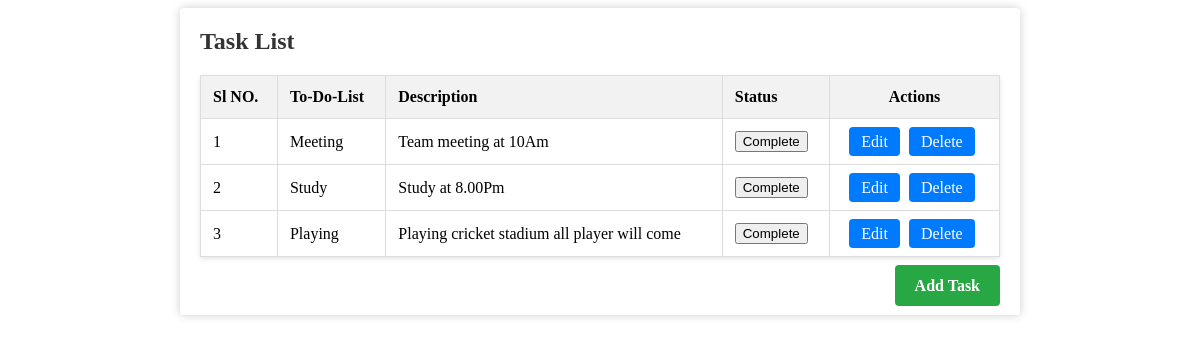
Before: / with the older database file.
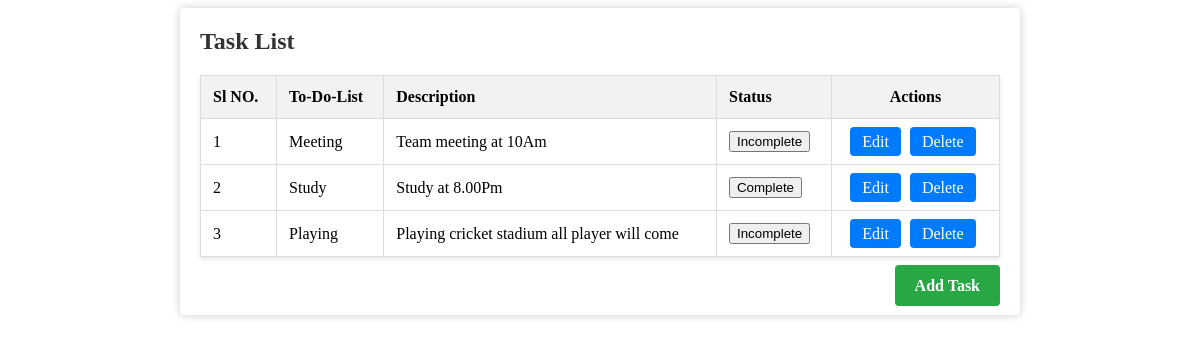
After: the same page with the newer database file.
### core/models.py (models this page shows, shortened)
class Task(models.Model):
    title = models.CharField(max_length=200)
    description = models.TextField()
    completed = models.BooleanField(default=False)

### core/views.py (the view, shortened to what this page needs)
# urls.py: path('', views.task_list, name='task_list'),
def task_list(request):
    tasks = Task.objects.all()
    return render(request, 'task_list.html', {'tasks': tasks})

### core/templates/task_list.html (shortened to what this page needs)
<!DOCTYPE html>
<html lang="en">
<head>
</head>
<body>
    <div class="container">
        <h2>Task List</h2>
        <table>
            <thead>
                <tr>
                    <th>Sl NO.</th>
                    <th>To-Do-List</th>
                    <th>Description</th>
                    <th>Status</th>
                    <th class="task-actions">Actions</th>
                </tr>
            </thead>
            <tbody>
                {% for task in tasks %}
                    <tr>
                        <td>{{ forloop.counter }}</td>
                        <td>{{ task.title }}</td>
                        <td>{{ task.description }}</td>
                        <td>
                            <form method="post" style="display: inline;">
                                {% if task.completed %}
                                    <button type="submit" name="action" value="mark_incomplete" class="btn btn-danger">Incomplete</button>
                                {% else %}
                                    <button type="submit" name="action" value="mark_complete" class="btn btn-success">Complete</button>
                                {% endif %}
                            </form>
                        </td>
                        <td class="task-actions">
                            <a href="{% url 'update_task' task.id %}" class="btn btn-primary">Edit</a>
                            <a href="{% url 'delete_task' task.id %}" class="btn btn-danger">Delete</a>
                        </td>
                    </tr>
                {% endfor %}
            </tbody>
        </table>
        <div class="add-task-btn-container">
            <a href="{% url 'add_task' %}" class="add-task-btn">Add Task</a>
        </div>
    </div>
</body>
</html>

Changed rows visible on the page:
changed Task "Meeting": completed "Complete" → "Incomplete"
changed Task "Playing": completed "Complete" → "Incomplete"
